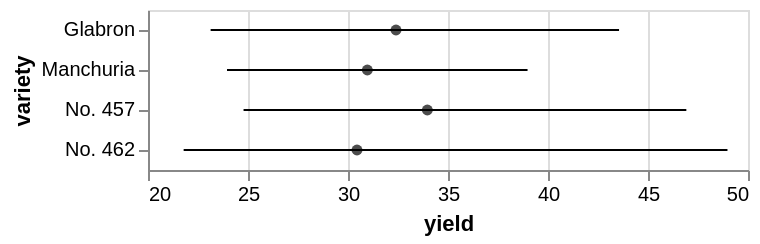

Here is the Vega-Lite specification saved for this chart:
### Vega specification from a JSON file in a GitHub repository (floating-point values rounded to 4 significant figures)
{"$schema": "https://vega.github.io/schema/vega/v6.json", "background": "white", "padding": 5, "width": 300, "style": "cell", "data": [{"name": "source_0", "values": [{"lower_yield": 23.13, "upper_yield": 43.55, "center": 32.4, "variety": "Glabron"}, {"lower_yield": 23.95, "upper_yield": 38.98, "center": 30.97, "variety": "Manchuria"}, {"lower_yield": 24.78, "upper_yield": 46.92, "center": 33.97, "variety": "No. 457"}, {"lower_yield": 21.78, "upper_yield": 48.97, "center": 30.45, "variety": "No. 462"}]}, {"name": "data_1", "source": "source_0", "transform": [{"type": "formula", "expr": "datum['lower_yield']", "as": "upper_upper_yield"}, {"type": "formula", "expr": "datum['upper_yield']", "as": "lower_upper_yield"}, {"type": "filter", "expr": "isValid(datum[\"lower_upper_yield\"]) && isFinite(+datum[\"lower_upper_yield\"])"}]}, {"name": "data_2", "source": "source_0", "transform": [{"type": "filter", "expr": "isValid(datum[\"center\"]) && isFinite(+datum[\"center\"])"}]}], "signals": [{"name": "y_step", "value": 20}, {"name": "height", "update": "bandspace(domain('y').length, 0, 0) * y_step"}], "marks": [{"name": "layer_0_marks", "type": "rule", "style": ["rule", "errorbar-rule"], "from": {"data": "data_1"}, "encode": {"update": {"ariaRoleDescription": {"value": "errorbar"}, "stroke": {"value": "black"}, "tooltip": {"signal": "{\"lower_yield\": format(datum[\"upper_upper_yield\"], \"\"), \"upper_yield\": format(datum[\"lower_upper_yield\"], \"\"), \"variety\": isValid(datum[\"variety\"]) ? isArray(datum[\"variety\"]) ? join(datum[\"variety\"], '\\n') : datum[\"variety\"] : \"\"+datum[\"variety\"]}"}, "description": {"signal": "\"yield: \" + (format(datum[\"lower_upper_yield\"], \"\")) + \"; variety: \" + (isValid(datum[\"variety\"]) ? isArray(datum[\"variety\"]) ? join(datum[\"variety\"], ' ') : datum[\"variety\"] : \"\"+datum[\"variety\"]) + \"; upper_upper_yield: \" + (format(datum[\"upper_upper_yield\"], \"\")) + \"; lower_yield: \" + (format(datum[\"upper_upper_yield\"], \"\")) + \"; upper_yield: \" + (format(datum[\"lower_upper_yield\"], \"\"))"}, "x": {"scale": "x", "field": "lower_upper_yield"}, "x2": {"scale": "x", "field": "upper_upper_yield"}, "y": {"scale": "y", "field": "variety", "band": 0.5}}}}, {"name": "layer_1_marks", "type": "symbol", "style": ["point"], "from": {"data": "data_2"}, "encode": {"update": {"opacity": {"value": 0.7}, "fill": {"value": "black"}, "ariaRoleDescription": {"value": "point"}, "description": {"signal": "\"center: \" + (format(datum[\"center\"], \"\")) + \"; variety: \" + (isValid(datum[\"variety\"]) ? isArray(datum[\"variety\"]) ? join(datum[\"variety\"], ' ') : datum[\"variety\"] : \"\"+datum[\"variety\"])"}, "x": {"scale": "x", "field": "center"}, "y": {"scale": "y", "field": "variety", "band": 0.5}}}}], "scales": [{"name": "x", "type": "linear", "domain": {"fields": [{"data": "data_1", "field": "lower_upper_yield"}, {"data": "data_1", "field": "upper_upper_yield"}, {"data": "data_2", "field": "center"}]}, "range": [0, {"signal": "width"}], "zero": false, "nice": true}, {"name": "y", "type": "band", "domain": {"fields": [{"data": "data_1", "field": "variety"}, {"data": "data_2", "field": "variety"}], "sort": true}, "range": {"step": {"signal": "y_step"}}, "paddingInner": 0, "paddingOuter": 0}], "axes": [{"scale": "x", "orient": "bottom", "gridScale": "y", "grid": true, "tickCount": {"signal": "ceil(width/40)"}, "domain": false, "labels": false, "aria": false, "maxExtent": 0, "minExtent": 0, "ticks": false, "zindex": 0}, {"scale": "x", "orient": "bottom", "grid": false, "title": "yield", "labelFlush": true, "labelOverlap": true, "tickCount": {"signal": "ceil(width/40)"}, "zindex": 0}, {"scale": "y", "orient": "left", "grid": false, "title": "variety", "zindex": 0}]}
